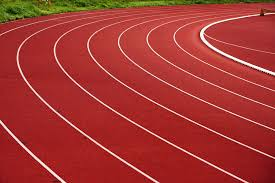
#> input picture OPENCV LANE DETECTION/inputs/bv.jpg, 275 x 183 px
$ python -i turn_detection.py   (imports and definitions only)
#> lines starting #> are read from the running program, lines starting #| are printed output that depends on the picture; after the words box and inside, x2 and y2 are one past the last pixel; in counts of white or black regions, pixels touching at a corner belong together
import cv2
import numpy as np
import random
import time
import matplotlib.pyplot as plt
# from skimage.morphology import skeletonize
# from skimage import filters
# from numba import jit'
from .bezier_mine2 import bezier_coordinates
import PIL
# [7 lines left out: function white_mask, not called in this run]

def left_lane_kernel(image):
    kernel=[[0,-1,1],[0,-1,1],[0,-1,1]]
    kernel=np.array(kernel)
    kernel=kernel/2
    kernel=np.array(kernel)
    # print(kernel)
    img = cv2.filter2D(image, 0, kernel)
    return img
# [27 lines left out: function polynom, not called in this run]

def right_lane_kernel(image):
    kernel=[[1,-1,0],[1,-2,0],[1,-1,0]]
    kernel=np.array(kernel)
    kernel=kernel/2
    kernel=np.array(kernel)
    img = cv2.filter2D(image, 0, kernel)
    return img
# [20 lines left out: functions resize, predict, not called in this run]


def lane_separation(mask,img):
    right_lane=right_lane_kernel(mask)
    retval,right_lane = cv2.threshold(right_lane, 100, 255, cv2.THRESH_BINARY)

    left_lane=left_lane_kernel(mask)
    retval,left_lane = cv2.threshold(left_lane, 100, 255, cv2.THRESH_BINARY)
    indices = np.where(right_lane==255)
    coordinates_right = np.dstack((indices[0],indices[1]))

    # print(len(coordinates[0]))
    indices = np.where(left_lane==255)
    coordinates_left = np.dstack((indices[0],indices[1]))
    turn=bezier_coordinates(coordinates_left,coordinates_right,left_lane,10,img)
    # print(turn)
    # print(coordinates_left)
    return turn,left_lane,right_lane,coordinates_left,coordinates_right

# [45 lines left out: functions predict_ext_right, predict_ext_left, not called in this run]

def floodfill(image):

    input_img=image.copy()
    # input_img=cv2.cvtColor(input_img,cv2.COLOR_RGB2GRAY)
    input_img=cv2.GaussianBlur(input_img,(11,7),0)
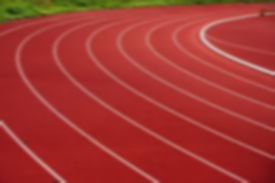
#> input_img: shape (183, 275, 3); mean R, G, B 165.3, 53.7, 48.6
    og_img=input_img.copy()

    height, width,_ = og_img.shape
#> height = 183; width = 275
    val=1
    loDiff=(val, val, val, val)
    upDiff=(val, val, val, val)

    seed_points=4
    w_offset=30
    floodflags = 4
    floodflags |= cv2.FLOODFILL_MASK_ONLY
    floodflags |= (255 << 8)
    mask = np.zeros((height+2,width+2),np.uint8)
    for i in range(seed_points):
        for j in range(2):
            seed=(int(width/2)+(-1)**(j)*int(w_offset)*i, height - 30)
            num,image,mask,rect = cv2.floodFill(og_img, mask, seed, (0,0,0), loDiff=loDiff, upDiff=upDiff, flags=floodflags)
            cv2.circle(image, seed, 2, (0, 255, 0), cv2.FILLED, cv2.LINE_AA)
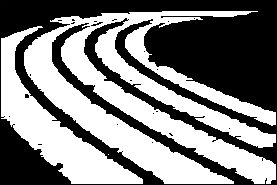
#> mask: shape (185, 277); min 0, max 255, mean 127.3

    # thickness = -1
    # mask = cv2.rectangle(mask, (0,height-40), (width+2,height+2), (0,0,0), thickness)

    kernel = np.ones((37,37),np.uint8)
    mask = cv2.dilate(mask,kernel,0)
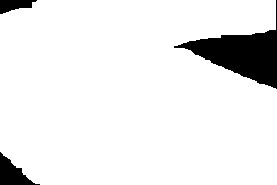
#> mask: shape (185, 277); min 0, max 255, mean 234.4


    # try:
    turn,left_lane,right_lane,coordinates_left,coordinates_right=lane_separation(mask,image)
#> in right_lane_kernel, `img = cv2.filter2D(image, 0, kernel)`:
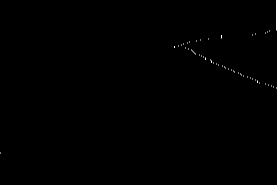
#> img: shape (185, 277); min 0, max 255, mean 0.5
#> in lane_separation, `retval,right_lane = cv2.threshold(right_lane, 100, 255, cv2.THRESH_BIN..`:
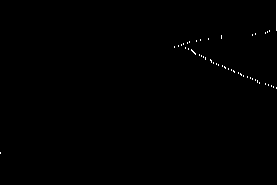
#> right_lane: shape (185, 277); 0.28% white in thin lines or dots, all inside (x1, y1, x2, y2) = (0, 0, 277, 154)
#> in lane_separation, `retval,left_lane = cv2.threshold(left_lane, 100, 255, cv2.THRESH_BINARY)`:
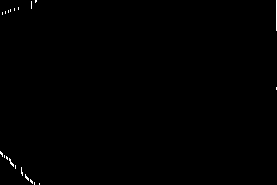
#> left_lane: shape (185, 277); 0.28% white in thin lines or dots
#> in lane_separation, `indices = np.where(right_lane==255)`: indices = 144 positions, rows 0 to 153, columns 0 to 276
#> in lane_separation, `coordinates_right = np.dstack((indices[0],indices[1]))`: coordinates_right = 144 pairs, first value 0 to 153, second value 0 to 276
#> in lane_separation, `indices = np.where(left_lane==255)`: indices = 143 positions, rows 0 to 184, columns 0 to 276
#> in lane_separation, `coordinates_left = np.dstack((indices[0],indices[1]))`: coordinates_left = 143 pairs, first value 0 to 184, second value 0 to 276

    # cv2.imshow("canny",resize(canny))
    cv2.imshow("mask",resize(mask))
    # cv2.imshow("left_lane",left_lane)
    # cv2.imshow("right_lane",right_lane)
    # cv2.imshow("normal",resize(image))

    return turn

>>> import cv2
>>> picture = cv2.cvtColor(cv2.imread('../../inputs/bv.jpg'), cv2.COLOR_BGR2RGB)
#> (the run stopped early here; a loop or call above may not have finished)
